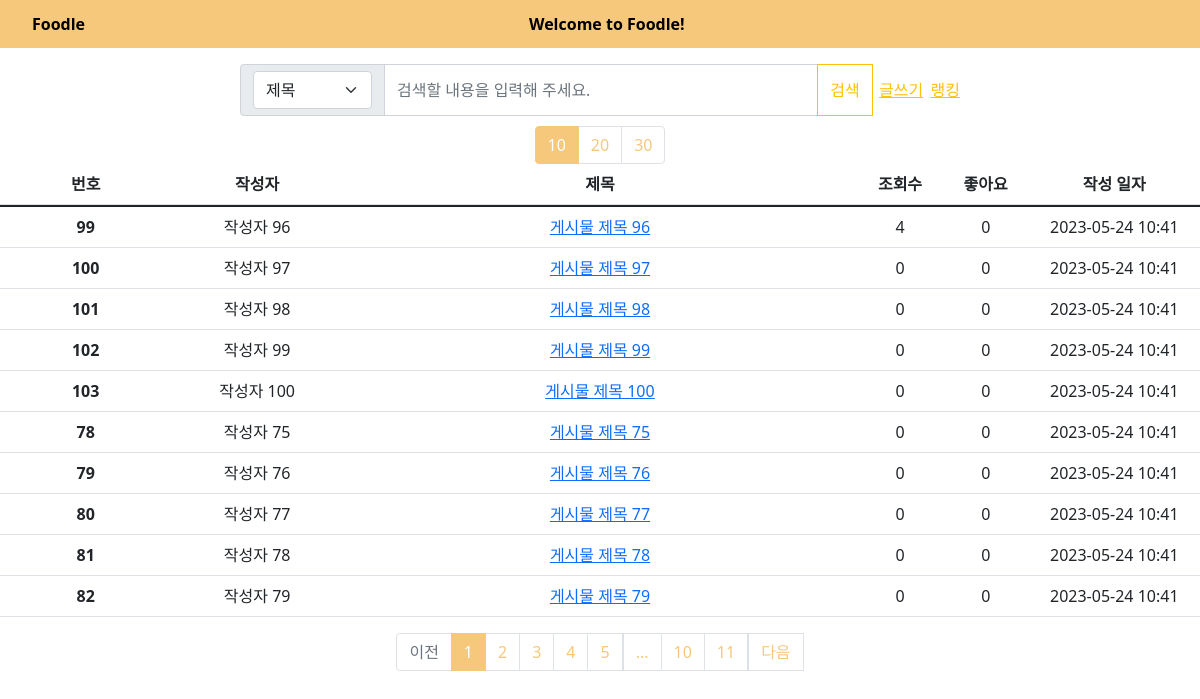
/board/, run on the app's committed database.
### models.py (models this page shows)
class Post(db.Model):
    __tablename__ = 'post'
    id = db.Column(db.Integer, primary_key=True)
    title = db.Column(db.String(100), nullable=False)
    content = db.Column(db.Text, nullable=False)
    author = db.Column(db.String(50), nullable=False)
    created_at = db.Column(db.DateTime, nullable=False, default=datetime.utcnow)
    like = db.Column(db.Integer, default=0)
    view = db.Column(db.Integer, default=0)
    user_id = db.Column(db.Integer, db.ForeignKey('user.id'))

### board/board.py (the view)
@board.route('/', methods=['GET', 'POST'])
def list_post():
    page = request.args.get('page',type=int,default=1)
    per_page = request.args.get('per_page',type=int,default=10)
    option = request.args.get('option',type=str,default='T')
    keyword = request.args.get('keyword',type=str,default='')
    posts = Post.query.order_by(Post.created_at.desc())  # 최신순으로 게시글 정렬
    if option == 'T' and keyword != '':
        posts = posts.filter(Post.title.ilike(f"%{keyword}%"))
    elif option == 'C' and keyword != '':
        posts = posts.filter(Post.content.ilike(f"%{keyword}%"))
    elif option == 'TC' and keyword != '':
        posts = posts.filter(or_(Post.title.ilike(f"%{keyword}%"), Post.content.ilike(f"%{keyword}%")))
    posts = posts.paginate(page=page,per_page=per_page)
    return render_template('list_post.html', posts=posts, option=option, keyword=keyword)

### board/templates/list_post.html (shortened to what this page needs)
<!DOCTYPE html>
<html lang="ko">
<head>
   <link href="https://cdn.jsdelivr.net/npm/bootstrap@5.1.3/dist/css/bootstrap.min.css"
   rel="stylesheet">
   <link rel="stylesheet" href="static/topbar.css">
   <link rel="stylesheet" href="static/list_post.css">
</head>
<body>
  <div id="Topbar" class="Tobar">
    <ul class="Topul">
        <a href="{{ url_for('board.list_post') }}"class="Topa" id="init">Foodle</a>
        <a href="/home" class="Topa" id="mainpage">Welcome to Foodle!</a>
    </ul>
</div>
<div class="Post-Container">
  <form action="{{ url_for('board.list_post') }}" method="GET" class="input-group flex-nowrap">
    <span class="input-group-text" id="addon-wrapping">
      <select name="option" class="form-select" aria-label="Default select example">
        <option value="T" {% if option == 'T' %}selected{% endif %}>제목</option>
      </select>
    </span>
    <input type="text" name ="keyword" value="{{ keyword }}" class="form-control" placeholder="검색할 내용을 입력해 주세요." aria-label="Username" aria-describedby="addon-wrapping">
    <button type="submit" class="btn btn-outline-warning">검색</button>
    <div class="WriteRanking">
      <a href="/board/upload" class="link-warning">글쓰기</a>
      <a href="/board/rank" class="link-warning">랭킹</a>
    </div>
  </form>
  <div  class="per_page">
    <div class="page-item {% if posts.per_page == 10 %}active{% endif %}">
      <a class="page-link" href="{{ url_for('board.list_post', page=1, per_page=10,option=option,keyword=keyword) }}">10</a>
    </div>
    <div class="page-item {% if posts.per_page == 20 %}active{% endif %}">
      <a class="page-link" href="{{ url_for('board.list_post', page=1, per_page=20,option=option,keyword=keyword) }}">20</a>
    </div>
    <div class="page-item {% if posts.per_page == 30 %}active{% endif %}">
      <a class="page-link" href="{{ url_for('board.list_post', page=1, per_page=30,option=option,keyword=keyword) }}">30</a>
    </div>
  </div>
  <table class="table table-hover">
    <thead>
      <tr class="PostInfo">
        <th scope="col" class="PostId">번호</th>
        <th scope="col" class="PostAuthor">작성자</th>
        <th scope="col" class="PostTitle">제목</th>
        <th scope="col" class="PostView">조회수</th>
        <th scope="col" class="PostLike">좋아요</th>
        <th scope="col" class="PostTime">작성 일자</th>
      </tr>
    </thead>
    <tbody>
      {% block content %}
      {% for post in posts.items %}
    <tr class="PostInfo">
        <th scope="row" class="PostId">{{ post.id }}</th>
        <td class="PostAuthor">{{ post.author }}</td>
          <td class="PostTitle">
            <a href="{{ url_for('board.show_post', post_id=post.id,page=posts.page,per_page=posts.per_page,option=option,keyword=keyword)}}">
            {{ post.title }}
            </a>
          </td>
            <td class="PostView">{{ post.view }}</td>
            <td class="PostLike">{{ post.like }} </td>
            <td class="PostTime">{{ post.created_at.strftime('%Y-%m-%d %H:%M') }}</td>
    </tr>
      {% endfor %}
      {% endblock %}
    </tbody>
  </table>
    <ul class="pagination">
      {% if posts.has_prev %}
      <li class="page_item">
        <a class="page-link" href="{{ url_for('board.list_post', page=posts.prev_num,per_page=posts.per_page,option=option,keyword=keyword) }}">
          이전
        </a>
      </li>
      {% else %}
      <li class="page-item disabled">
        <a class="page-link" tabindex="-1" aria-disabled="true" href="#">이전</a>
      </li>
      {% endif %}
      {% for page_num in posts.iter_pages() %}
        {% if page_num %}
        <li class="page-item {% if posts.page == page_num %}active{% endif %}">
          <a class="page-link" href="{{ url_for('board.list_post', page=page_num,per_page=posts.per_page,option=option,keyword=keyword) }}" >
            {{ page_num }}
          </a>
        </li>
        {% else %}
          <li class="disabled">
            <a class="page-link" href="#">...</a>
          </li>
        {% endif %}
      {% endfor %}
      {% if posts.has_next %}
      <li class="page_item">
        <a class="page-link" href="{{ url_for('board.list_post', page=posts.next_num,per_page=posts.per_page,option=option,keyword=keyword) }}">
          다음
        </a>
      </li>
      {% else %}
      <li class="page-item disabled">
        <a class="page-link" tabindex="-1" aria-disabled="true" href="#">다음</a>
      </li>
      {% endif %}
    </ul>
</div>
</body>
</html>

### board/static/topbar.css (style rules this page uses)
#Topbar { width : 100%; }
.Topul { list-style-type: none; height: 48px; width: 100%; background-color: rgb(245, 200, 124); display: grid; grid-template-columns: 1fr 1.35fr; }
.Topa { color: black; display: flex; font-weight: bold; text-decoration: none; align-items: center; flex-direction: row; }
#init { width: 50px; }
#mainpage { width: 160px }

### board/static/list_post.css (style rules this page uses)
.PostInfo { display: grid; grid-template-columns: 2fr 2fr 6fr 1fr 1fr 2fr; justify-content: center; text-align: center; }
.PostId { grid-column: 1/1; text-align :center }
.PostAuthor { grid-column: 2/2; text-align :center }
.PostTitle { grid-column: 3/3; text-align :center }
.PostView { grid-column: 4/4; }
.PostLike { grid-column: 5/5; }
.PostTime { grid-column: 6/6; }
.Post-Container { display: grid; justify-items: center; }
.input-group { width: 60%; }
.WriteRanking { display: grid; grid-template-columns: 2fr 1fr; align-items: center; justify-items: center; }
.page-link { color : rgb(245, 200, 124); }
.page-item.active .page-link { background-color: rgb(245, 200, 124); border-color: rgb(245, 200, 124); }
.per_page { display: flex; margin-top: 10px; }

### data on the page
Post: id "99", author "작성자 96", title "게시물 제목 96", view "4", like "0", created_at "2023-05-24 10:41"
Post: id "100", author "작성자 97", title "게시물 제목 97", view "0", like "0", created_at "2023-05-24 10:41"
Post: id "101", author "작성자 98", title "게시물 제목 98", view "0", like "0", created_at "2023-05-24 10:41"
Post: id "102", author "작성자 99", title "게시물 제목 99", view "0", like "0", created_at "2023-05-24 10:41"
Post: id "103", author "작성자 100", title "게시물 제목 100", view "0", like "0", created_at "2023-05-24 10:41"
Post: id "78", author "작성자 75", title "게시물 제목 75", view "0", like "0", created_at "2023-05-24 10:41"
Post: id "79", author "작성자 76", title "게시물 제목 76", view "0", like "0", created_at "2023-05-24 10:41"
Post: id "80", author "작성자 77", title "게시물 제목 77", view "0", like "0", created_at "2023-05-24 10:41"
Post: id "81", author "작성자 78", title "게시물 제목 78", view "0", like "0", created_at "2023-05-24 10:41"
Post: id "82", author "작성자 79", title "게시물 제목 79", view "0", like "0", created_at "2023-05-24 10:41"

### other printed values
{{ page_num }} "1" "2" "3" "4" "5" "10" "11"
